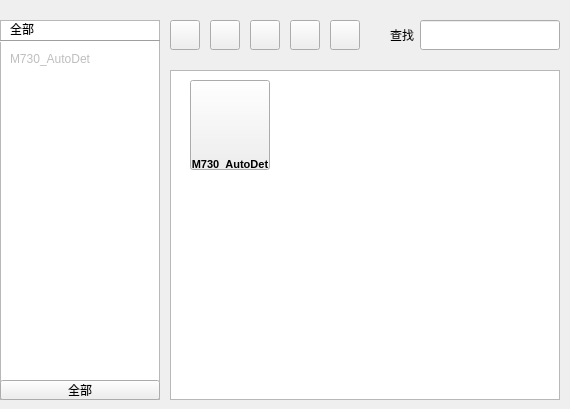
<?xml version="1.0" encoding="UTF-8"?>
<ui version="4.0">
 <class>pcdmiswindow</class>
 <widget class="QWidget" name="pcdmiswindow">
  <property name="geometry">
   <rect>
    <x>0</x>
    <y>0</y>
    <width>570</width>
    <height>409</height>
   </rect>
  </property>
  <property name="windowTitle">
   <string>Form</string>
  </property>
  <widget class="QPushButton" name="pushButton_6">
   <property name="geometry">
    <rect>
     <x>210</x>
     <y>20</y>
     <width>30</width>
     <height>30</height>
    </rect>
   </property>
   <property name="styleSheet">
    <string notr="true">border-image: url(:/new/prefix-icons/icons/STOP.jpg);</string>
   </property>
   <property name="text">
    <string/>
   </property>
  </widget>
  <widget class="QLineEdit" name="lineEdit">
   <property name="geometry">
    <rect>
     <x>420</x>
     <y>20</y>
     <width>140</width>
     <height>30</height>
    </rect>
   </property>
  </widget>
  <widget class="QLabel" name="label_2">
   <property name="geometry">
    <rect>
     <x>390</x>
     <y>20</y>
     <width>30</width>
     <height>30</height>
    </rect>
   </property>
   <property name="text">
    <string>查找</string>
   </property>
  </widget>
  <widget class="QPushButton" name="pushButton_2">
   <property name="geometry">
    <rect>
     <x>330</x>
     <y>20</y>
     <width>30</width>
     <height>30</height>
    </rect>
   </property>
   <property name="styleSheet">
    <string notr="true">border-image: url(:/new/prefix-icons/icons/RESTART.png);</string>
   </property>
   <property name="text">
    <string/>
   </property>
  </widget>
  <widget class="QPushButton" name="pushButton_5">
   <property name="geometry">
    <rect>
     <x>290</x>
     <y>20</y>
     <width>30</width>
     <height>30</height>
    </rect>
   </property>
   <property name="styleSheet">
    <string notr="true">border-image: url(:/new/prefix-icons/icons/PAUSE.png);</string>
   </property>
   <property name="text">
    <string/>
   </property>
  </widget>
  <widget class="QPushButton" name="pushButton_3">
   <property name="geometry">
    <rect>
     <x>170</x>
     <y>20</y>
     <width>30</width>
     <height>30</height>
    </rect>
   </property>
   <property name="styleSheet">
    <string notr="true">border-image: url(:/new/prefix-icons/icons/START.jpg);</string>
   </property>
   <property name="text">
    <string/>
   </property>
  </widget>
  <widget class="QPushButton" name="pushButton_4">
   <property name="geometry">
    <rect>
     <x>250</x>
     <y>20</y>
     <width>30</width>
     <height>30</height>
    </rect>
   </property>
   <property name="styleSheet">
    <string notr="true">border-image: url(:/new/prefix-icons/icons/FORWARD.png);</string>
   </property>
   <property name="text">
    <string/>
   </property>
  </widget>
  <widget class="QListView" name="listView">
   <property name="geometry">
    <rect>
     <x>170</x>
     <y>70</y>
     <width>390</width>
     <height>330</height>
    </rect>
   </property>
  </widget>
  <widget class="QPushButton" name="pushButton_7">
   <property name="geometry">
    <rect>
     <x>190</x>
     <y>80</y>
     <width>80</width>
     <height>90</height>
    </rect>
   </property>
   <property name="font">
    <font>
     <pointsize>8</pointsize>
     <weight>75</weight>
     <bold>true</bold>
    </font>
   </property>
   <property name="styleSheet">
    <string notr="true">border-image: url(:/new/prefix-icons/icons/SETTING.jpg);</string>
   </property>
   <property name="text">
    <string>





M730_AutoDet</string>
   </property>
  </widget>
  <widget class="QListView" name="listView_2">
   <property name="geometry">
    <rect>
     <x>0</x>
     <y>20</y>
     <width>160</width>
     <height>380</height>
    </rect>
   </property>
  </widget>
  <widget class="QLabel" name="label">
   <property name="geometry">
    <rect>
     <x>10</x>
     <y>20</y>
     <width>40</width>
     <height>17</height>
    </rect>
   </property>
   <property name="text">
    <string>全部</string>
   </property>
  </widget>
  <widget class="Line" name="line">
   <property name="geometry">
    <rect>
     <x>0</x>
     <y>40</y>
     <width>160</width>
     <height>3</height>
    </rect>
   </property>
   <property name="orientation">
    <enum>Qt::Horizontal</enum>
   </property>
  </widget>
  <widget class="QLabel" name="label_3">
   <property name="enabled">
    <bool>false</bool>
   </property>
   <property name="geometry">
    <rect>
     <x>10</x>
     <y>50</y>
     <width>130</width>
     <height>17</height>
    </rect>
   </property>
   <property name="text">
    <string>M730_AutoDet</string>
   </property>
  </widget>
  <widget class="QPushButton" name="pushButton">
   <property name="geometry">
    <rect>
     <x>0</x>
     <y>380</y>
     <width>160</width>
     <height>20</height>
    </rect>
   </property>
   <property name="text">
    <string>全部</string>
   </property>
  </widget>
 </widget>
 <resources/>
 <connections/>
</ui>
